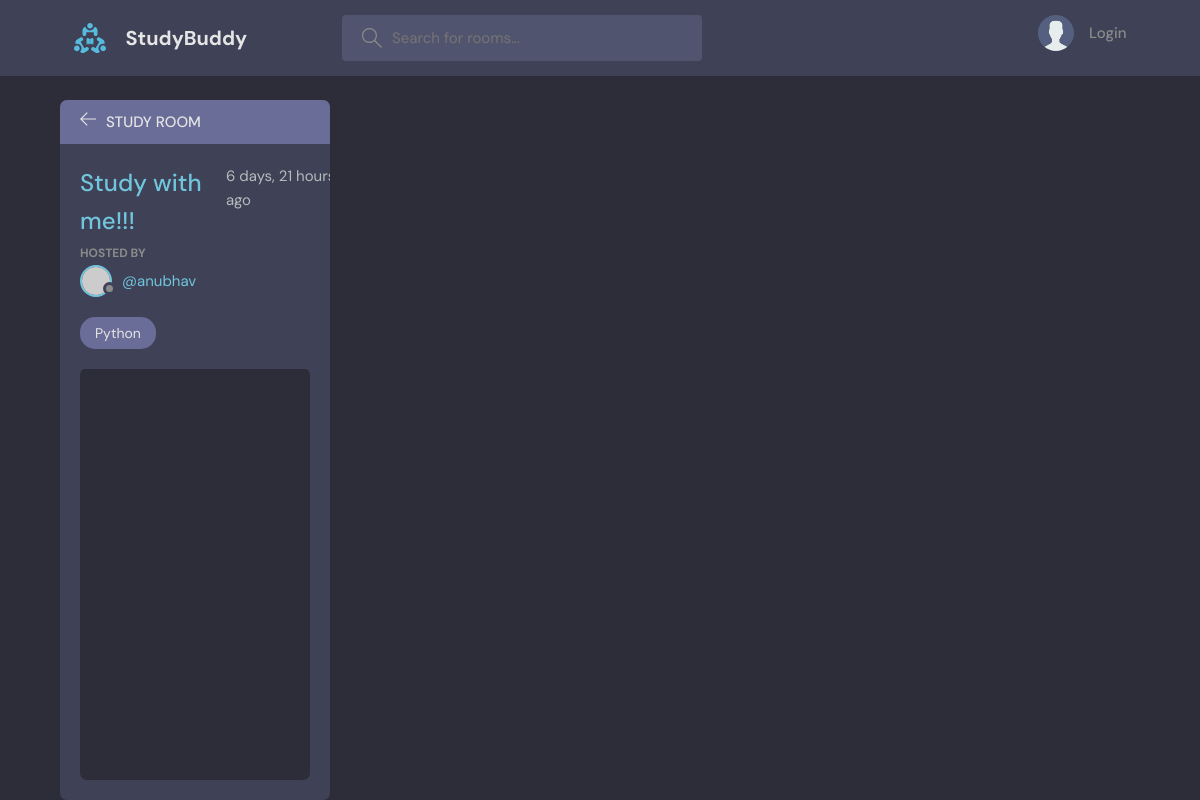
The page /room/5/ on the database as committed earlier.
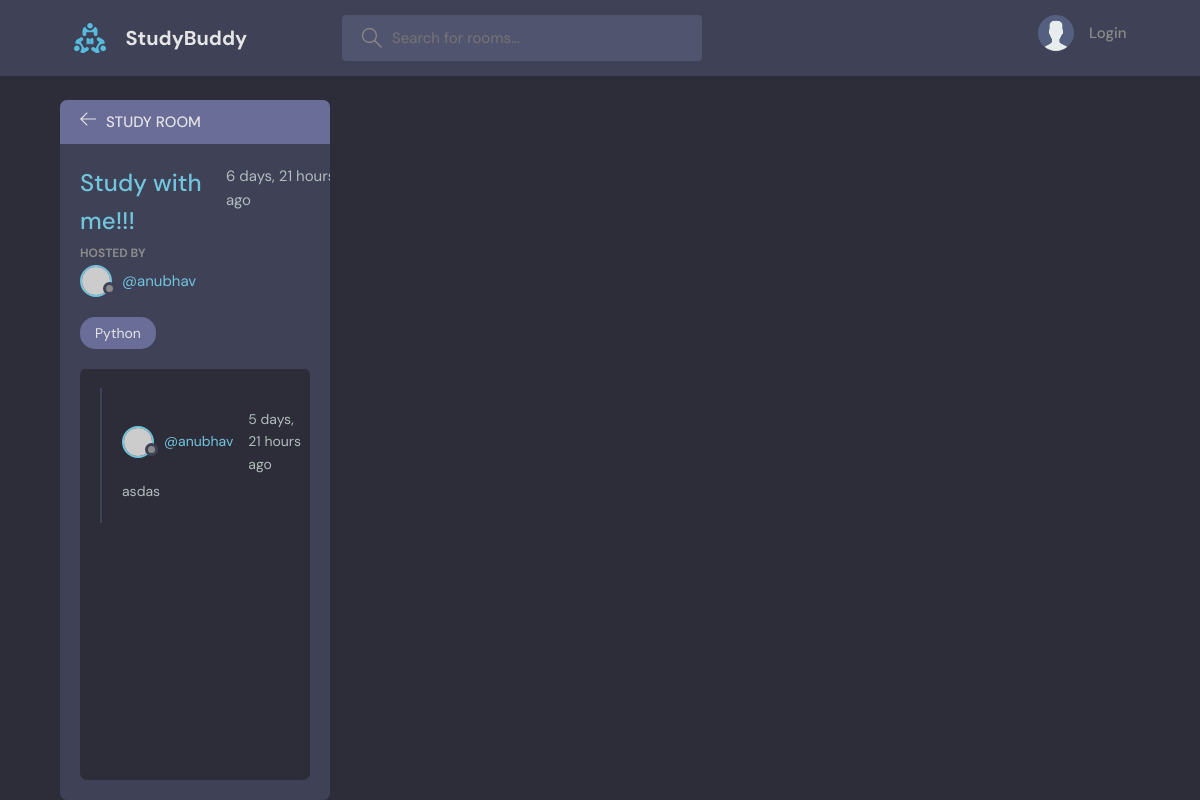
The same page on the database as committed later.
### base/models.py (models this page shows, shortened)
class Message(models.Model):
  user = models.ForeignKey(User,on_delete=models.CASCADE)
  room =  models.ForeignKey(Room,on_delete=models.CASCADE)
  body =  models.TextField()
  updated =  models.DateTimeField(auto_now=True)
  created =  models.DateTimeField(auto_now_add=True)
  class Meta:
    ordering = ['-updated','-created']

### base/views.py (the view, shortened to what this page needs)
# urls.py: path('room/<str:pk>/',views.room,name = "room"),
def room(request, pk):
    room = Room.objects.get(id=pk)
    room_messages = room.message_set.all()
    participants = room.participants.all()
    context = {
        "room": room,
        "room_messages": room_messages,
        "participants": participants,
    }
    return render(request, "base/room.html", context)

### base/models.py (called while the page is built)
  def __str__(self):
    return self.name

### base/templates/base/room.html (shortened to what this page needs)
{% extends "main.html" %} {% block content %}
    <main class="profile-page layout layout--2">
      <div class="container">
        <div class="room">
          <div class="room__top">
            <div class="room__topLeft">
              <a href="{%url 'home'%}">
                <svg version="1.1" xmlns="http://www.w3.org/2000/svg" width="32" height="32" viewBox="0 0 32 32">
                  <title>arrow-left</title>
                  <path
                    d="M13.723 2.286l-13.723 13.714 13.719 13.714 1.616-1.611-10.96-10.96h27.625v-2.286h-27.625l10.965-10.965-1.616-1.607z"
                  ></path>
                </svg>
              </a>
              <h3>Study Room</h3>
            </div>
          </div>
          <div class="room__box scroll">
            <div class="room__header scroll">
              <div class="room__info">
                <h3>{{room.name}}</h3>
                <span>{{room.created|timesince}} ago</span>
              </div>
              <div class="room__hosted">
                <p>Hosted By</p>
                <a href="{%url 'user-profile' room.host.id%}" class="room__author">
                  <div class="avatar avatar--small">
                    <img src="https://randomuser.me/api/portraits/men/37.jpg" />
                  </div>
                  <span>@{{room.host.username}}</span>
                </a>
              </div>
              <span class="room__topics">{{room.topic}}</span>
            </div>
            <div class="room__conversation">
              <div class="threads scroll">
      {% for message in room_messages %}
                <div class="thread">
                  <div class="thread__top">
                    <div class="thread__author">
                      <a href="{%url 'user-profile' message.user.id%}" class="thread__authorInfo">
                        <div class="avatar avatar--small">
                          <img src="https://randomuser.me/api/portraits/men/37.jpg" />
                        </div>
                        <span>@{{message.user}}</span>
                      </a>
                      <span class="thread__date">{{message.created|timesince}} ago</span>
                    </div>
                  </div>
                  <div class="thread__details">
                    {{message.body}}
                  </div>
                </div>
      {% endfor %}
              </div>
            </div>
          </div>
      </div>
    </main>
{% endblock %}

Rows that differ between the two databases and show on the page:
added Message: user "anubhav", created "5 days, 21 hours", body "asdas"
